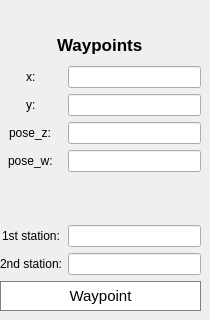
         <widget class="QWidget" name="waypoints_stack">
          <widget class="QWidget" name="formWidget" native="true">
           <property name="geometry">
            <rect>
             <x>0</x>
             <y>30</y>
             <width>201</width>
             <height>281</height>
            </rect>
           </property>
           <layout class="QGridLayout" name="waypoints_widget">
            <item row="0" column="0" colspan="2" alignment="Qt::AlignHCenter">
             <widget class="QLabel" name="label_12">
              <property name="maximumSize">
               <size>
                <width>100</width>
                <height>30</height>
               </size>
              </property>
              <property name="font">
               <font>
                <pointsize>13</pointsize>
                <weight>75</weight>
                <bold>true</bold>
               </font>
              </property>
              <property name="text">
               <string>Waypoints</string>
              </property>
              <property name="margin">
               <number>0</number>
              </property>
             </widget>
            </item>
            <item row="3" column="0" alignment="Qt::AlignHCenter">
             <widget class="QLabel" name="pose_zlabel">
              <property name="text">
               <string>pose_z:</string>
              </property>
             </widget>
            </item>
            <item row="2" column="0" alignment="Qt::AlignHCenter">
             <widget class="QLabel" name="yLabel">
              <property name="text">
               <string>y:</string>
              </property>
             </widget>
            </item>
            <item row="1" column="1">
             <widget class="QLineEdit" name="wx"/>
            </item>
            <item row="7" column="0" alignment="Qt::AlignHCenter">
             <widget class="QLabel" name="station2Label">
              <property name="text">
               <string>2nd station:</string>
              </property>
             </widget>
            </item>
            <item row="7" column="1">
             <widget class="QLineEdit" name="station2"/>
            </item>
            <item row="6" column="1">
             <widget class="QLineEdit" name="station1"/>
            </item>
            <item row="6" column="0" alignment="Qt::AlignHCenter">
             <widget class="QLabel" name="station1Label">
              <property name="text">
               <string>1st station:</string>
              </property>
             </widget>
            </item>
            <item row="4" column="0" alignment="Qt::AlignHCenter">
             <widget class="QLabel" name="pose_wLabel">
              <property name="text">
               <string>pose_w:</string>
              </property>
             </widget>
            </item>
            <item row="2" column="1">
             <widget class="QLineEdit" name="wy"/>
            </item>
            <item row="4" column="1">
             <widget class="QLineEdit" name="ww_pose"/>
            </item>
            <item row="8" column="0" colspan="2">
             <widget class="QPushButton" name="waypoints">
              <property name="minimumSize">
               <size>
                <width>50</width>
                <height>30</height>
               </size>
              </property>
              <property name="styleSheet">
               <string notr="true">QPushButton{
	border-radius: 20px;
    background-color:white;
	border: 1px solid rgb(128,128,128);
	font-size:15px;
}

QPushButton:hover {
	border-radius: 20px;
   	color: rgb(230, 0, 92);
	border:1px solid rgb(230, 0, 92);
}

</string>
              </property>
              <property name="text">
               <string>Waypoint</string>
              </property>
             </widget>
            </item>
            <item row="3" column="1">
             <widget class="QLineEdit" name="wz_pose"/>
            </item>
            <item row="1" column="0" alignment="Qt::AlignHCenter">
             <widget class="QLabel" name="xLabel">
              <property name="text">
               <string>x:</string>
              </property>
             </widget>
            </item>
            <item row="5" column="0" colspan="2" alignment="Qt::AlignHCenter">
             <widget class="QLabel" name="way_err">
              <property name="minimumSize">
               <size>
                <width>100</width>
                <height>0</height>
               </size>
              </property>
              <property name="maximumSize">
               <size>
                <width>250</width>
                <height>16777215</height>
               </size>
              </property>
              <property name="styleSheet">
               <string notr="true">color: rgb(237, 51, 59);</string>
              </property>
              <property name="text">
               <string/>
              </property>
              <property name="alignment">
               <set>Qt::AlignCenter</set>
              </property>
             </widget>
            </item>
           </layout>
          </widget>
         </widget>
